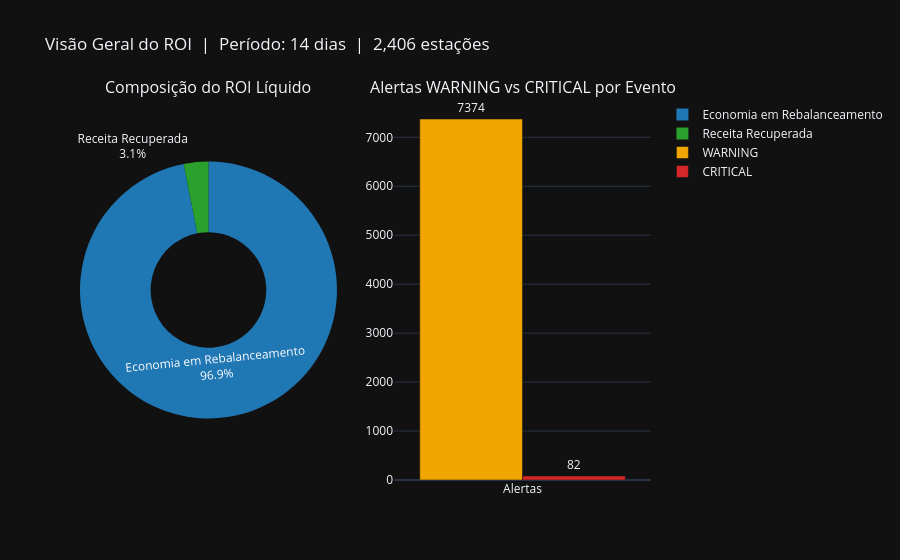

Notebook source saved alongside this figure:
### Markdown cell above
## 2. Composição do ROI Líquido

### Code cell
fig = make_subplots(
    rows=1, cols=2,
    specs=[[{"type": "pie"}, {"type": "bar"}]],
    subplot_titles=("Composição do ROI Líquido", "Alertas WARNING vs CRITICAL por Evento"),
)

# Pizza — composição do ROI
fig.add_trace(go.Pie(
    labels=["Economia em Rebalanceamento", "Receita Recuperada"],
    values=[summary["meta_savings_on_rebalance_usd"], summary["kpi_recovered_revenue_usd"]],
    hole=0.45,
    marker_colors=["#1f77b4", "#2ca02c"],
    textinfo="percent+label",
), row=1, col=1)

# Barras — distribuição dos alertas
fig.add_trace(go.Bar(
    name="WARNING",
    x=["Alertas"],
    y=[summary["meta_alerts_warning_planned"]],
    marker_color="#f0a500",
    text=[summary["meta_alerts_warning_planned"]],
    textposition="outside",
), row=1, col=2)
fig.add_trace(go.Bar(
    name="CRITICAL",
    x=["Alertas"],
    y=[summary["meta_alerts_critical_emergency"]],
    marker_color="#d62728",
    text=[summary["meta_alerts_critical_emergency"]],
    textposition="outside",
), row=1, col=2)

fig.update_layout(
    height=420,
    title_text=f"Visão Geral do ROI  |  Período: {summary['meta_unique_days']} dias  |  {summary['meta_total_stations']:,} estações",
    barmode="group",
    showlegend=True,
    template="plotly_dark",
)
fig.show()

### Figure 1 — Plotly figure (JSON) as saved in the notebook; plotly's stock layout.template omitted (floating-point values rounded to 4 significant figures)
{"data": [{"domain": {"x": [0, 0.45], "y": [0, 1]}, "hole": 0.45, "labels": ["Economia em Rebalanceamento", "Receita Recuperada"], "marker": {"colors": ["#1f77b4", "#2ca02c"]}, "textinfo": "percent+label", "type": "pie", "values": [1297824, 41460.0]}, {"marker": {"color": "#f0a500"}, "name": "WARNING", "text": ["7374"], "textposition": "outside", "type": "bar", "x": ["Alertas"], "xaxis": "x", "y": [7374], "yaxis": "y"}, {"marker": {"color": "#d62728"}, "name": "CRITICAL", "text": ["82"], "textposition": "outside", "type": "bar", "x": ["Alertas"], "xaxis": "x", "y": [82], "yaxis": "y"}], "layout": {"annotations": [{"font": {"size": 16}, "showarrow": false, "text": "Composição do ROI Líquido", "x": 0.225, "xanchor": "center", "xref": "paper", "y": 1, "yanchor": "bottom", "yref": "paper"}, {"font": {"size": 16}, "showarrow": false, "text": "Alertas WARNING vs CRITICAL por Evento", "x": 0.775, "xanchor": "center", "xref": "paper", "y": 1, "yanchor": "bottom", "yref": "paper"}], "autosize": true, "barmode": "group", "showlegend": true, "title": {"text": "Visão Geral do ROI  |  Período: 14 dias  |  2,406 estações"}, "xaxis": {"anchor": "y", "autorange": true, "domain": [0.55, 1], "range": [-0.5, 0.5], "type": "category"}, "yaxis": {"anchor": "x", "autorange": true, "domain": [0, 1], "range": [0, 8452.0], "type": "linear"}}}
